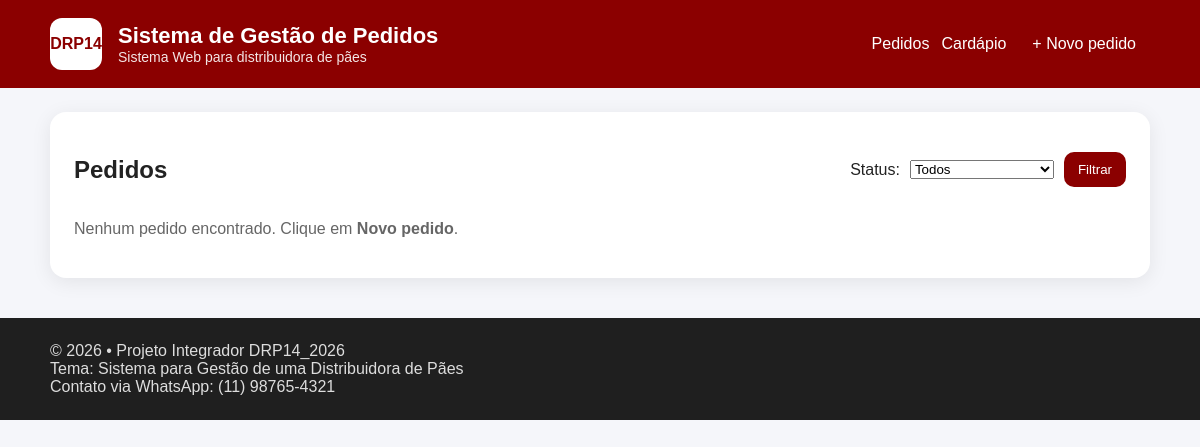
Before: / with the older database file.
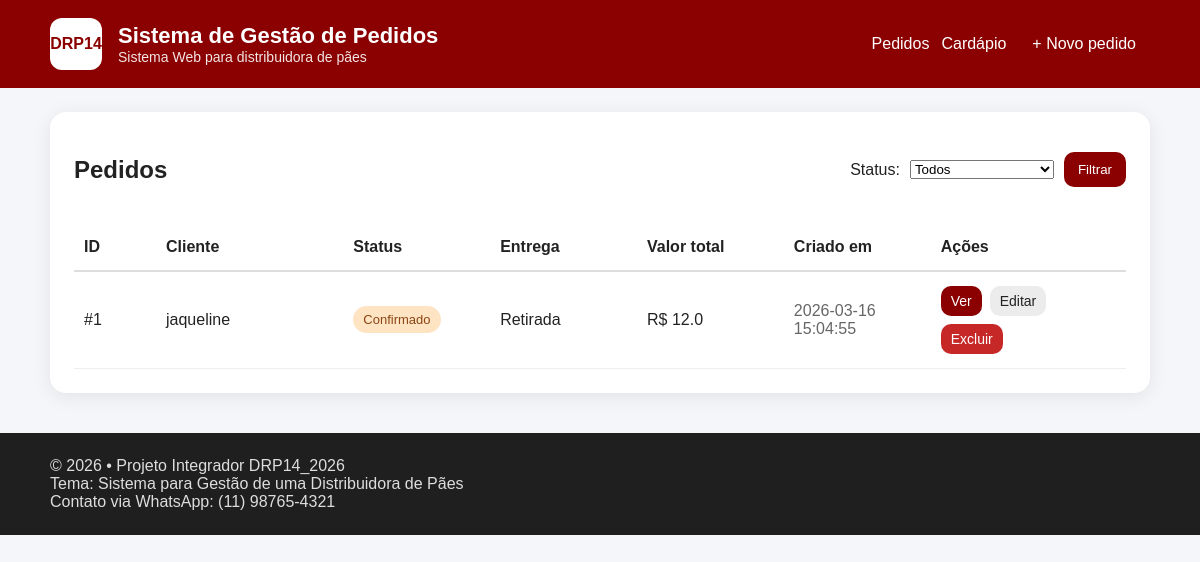
After: the same page with the newer database file.
### tables this page shows
CREATE TABLE pedidos (
  id INTEGER PRIMARY KEY AUTOINCREMENT,
  cliente TEXT NOT NULL,
  descricao TEXT NOT NULL,
  quantidade_variedade TEXT NOT NULL,
  status TEXT NOT NULL DEFAULT 'Pendente',
  tipo_entrega TEXT NOT NULL DEFAULT 'Retirada',
  taxa_entrega REAL NOT NULL DEFAULT 0,
  valor_total REAL NOT NULL DEFAULT 0,
  prioridade TEXT NOT NULL DEFAULT 'Média',
  criado_em TEXT NOT NULL DEFAULT (datetime('now','localtime'))
);

### app.py (the view)
@app.route("/")
def index():
    status = request.args.get("status", "")
    conn = get_connection()
    if status:
        pedidos = conn.execute(
            "SELECT * FROM pedidos WHERE status = ? ORDER BY id DESC",
            (status,)
        ).fetchall()
    else:
        pedidos = conn.execute(
            "SELECT * FROM pedidos ORDER BY id DESC"
        ).fetchall()
    conn.close()
    return render_template("index.html", pedidos=pedidos, status=status)

### app.py (called while the page is built)
def get_connection():
    conn = sqlite3.connect(DB_NAME)
    conn.row_factory = sqlite3.Row
    return conn

### templates/index.html (shortened to what this page needs)
{% extends "base.html" %}
{% block content %}
<section class="card">
  <div class="row">
    <h1>Pedidos</h1>
    <form class="filter" method="get" action="{{ url_for('index') }}">
      <label>Status:</label>
      <select name="status">
        <option value="" {% if not status %}selected{% endif %}>Todos</option>
      </select>
      <button class="btn" type="submit">Filtrar</button>
    </form>
  </div>
  {% if pedidos|length == 0 %}
    <p class="muted">Nenhum pedido encontrado. Clique em <b>Novo pedido</b>.</p>
  {% else %}
    <div class="table">
      <div class="thead">
        <div>ID</div>
        <div>Cliente</div>
        <div>Status</div>
        <div>Entrega</div>
        <div>Valor total</div>
        <div>Criado em</div>
        <div>Ações</div>
      </div>
      {% for p in pedidos %}
      <div class="trow">
        <div>#{{ p["id"] }}</div>
        <div class="nowrap">{{ p["cliente"] }}</div>
        <div><span class="pill">{{ p["status"] }}</span></div>
        <div>{{ p["tipo_entrega"] }}</div>
        <div>R$ {{ p["valor_total"] }}</div>
        <div class="muted">{{ p["criado_em"] }}</div>
        <div class="actions">
          <a class="btn small" href="{{ url_for('ver', pedido_id=p['id']) }}">Ver</a>
          <a class="btn small ghost" href="{{ url_for('editar', pedido_id=p['id']) }}">Editar</a>
          <form method="post" action="{{ url_for('excluir', pedido_id=p['id']) }}"
                onsubmit="return confirm('Excluir este pedido?');">
            <button class="btn small danger" type="submit">Excluir</button>
          </form>
        </div>
      </div>
      {% endfor %}
    </div>
  {% endif %}
</section>
{% endblock %}

### templates/base.html (shortened to what this page needs)
<!doctype html>
<html lang="pt-br">
<head>
  <link rel="stylesheet" href="{{ url_for('static', filename='style.css') }}" />
</head>
<body>
  <header class="top">
    <div class="container">
      <div class="brand">
        <div class="logo">DRP14</div>
        <div>
          <div class="title">Sistema de Gestão de Pedidos</div>
          <div class="subtitle">
            Sistema Web para distribuidora de pães
          </div>
        </div>
      </div>
      <nav class="nav">
        <a href="{{ url_for('index') }}">Pedidos</a>
        <a href="{{ url_for('cardapio') }}">Cardápio</a>
        <a class="btn" href="{{ url_for('novo') }}">+ Novo pedido</a>
      </nav>
    </div>
  </header>
  <main class="container">
    {% block content %}{% endblock %}
  </main>
  <footer class="footer">
    <div class="container">
      <span>
        © 2026 • Projeto Integrador DRP14_2026 <br>
        Tema: Sistema para Gestão de uma Distribuidora de Pães <br>
        Contato via WhatsApp: (11) 98765-4321
      </span>
    </div>
  </footer>
</body>
</html>

### static/style.css (style rules this page uses)
* { box-sizing: border-box; }
body { margin: 0; font-family: Arial, Helvetica, sans-serif; background: #f5f6fa; color: #222; }
.container { width: 92%; max-width: 1100px; margin: 0 auto; }
.top { background: #8b0000; color: white; padding: 18px 0; }
.brand { display: flex; align-items: center; gap: 16px; }
.logo { width: 52px; height: 52px; border-radius: 12px; background: white; color: #8b0000; display: flex; align-items: center; justify-content: center; font-weight: bold; }
.title { font-size: 22px; font-weight: bold; }
.subtitle { font-size: 14px; opacity: 0.9; }
.top .container { display: flex; justify-content: space-between; align-items: center; gap: 16px; }
.nav { display: flex; gap: 12px; align-items: center; }
.nav a { color: white; text-decoration: none; }
.card { background: white; margin: 24px 0; padding: 24px; border-radius: 16px; box-shadow: 0 4px 20px rgba(0, 0, 0, 0.08); }
.row { display: flex; justify-content: space-between; align-items: center; gap: 16px; flex-wrap: wrap; }
.btn { background: #8b0000; color: white; border: none; text-decoration: none; padding: 10px 14px; border-radius: 10px; cursor: pointer; display: inline-block; }
.btn.ghost { background: #ececec; color: #222; }
.btn.danger { background: #c62828; }
.btn.small { padding: 7px 10px; font-size: 14px; }
.filter { display: flex; align-items: center; gap: 10px; flex-wrap: wrap; }
.table { margin-top: 20px; }
.thead, .trow { display: grid; grid-template-columns: 70px 1.3fr 1fr 1fr 1fr 1fr 1.3fr; gap: 12px; align-items: center; padding: 14px 10px; }
.thead { font-weight: bold; border-bottom: 2px solid #ddd; }
.trow { border-bottom: 1px solid #eee; }
.actions { display: flex; gap: 8px; flex-wrap: wrap; }
.pill { background: #ffe4c4; color: #8b4513; padding: 6px 10px; border-radius: 999px; font-size: 13px; display: inline-block; }
.muted { color: #666; }
.nowrap { white-space: nowrap; }
.footer { background: #1f1f1f; color: #ddd; padding: 24px 0; margin-top: 40px; }

Changed rows visible on the page:
added pedidos: id "1", cliente "jaqueline", status "Confirmado", tipo_entrega "Retirada", valor_total "12.0", criado_em "2026-03-16 15:04:55"
Other visible differences:
text no longer shown: "Nenhum pedido encontrado. Clique em Novo pedido ."
text now shown: "ID Cliente Status Entrega Valor total Criado em Ações"
